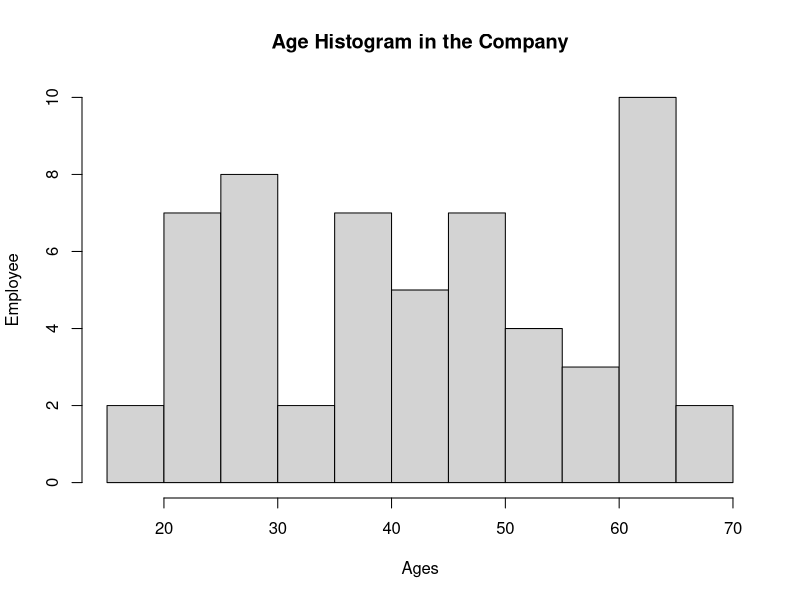
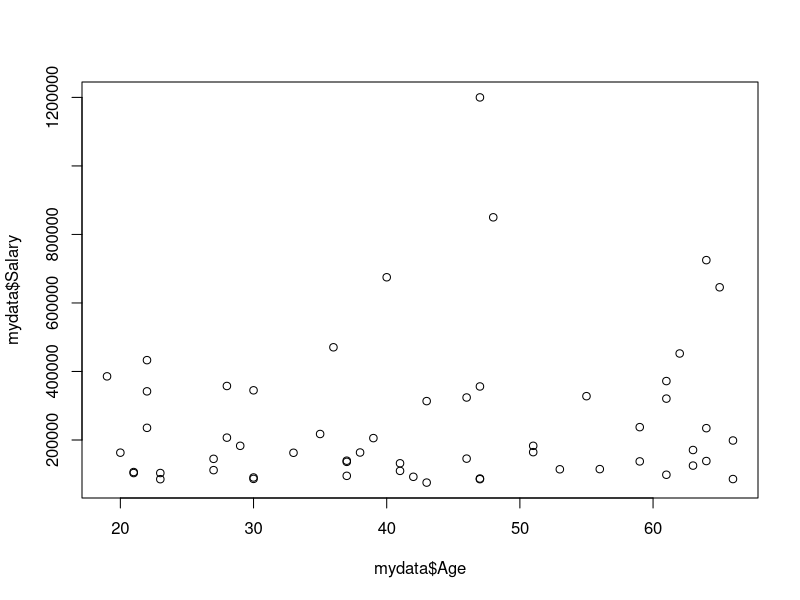

Reproduce these figures in R, in order. (Note: this script raises an error after producing the figures.)
# *********      GRAPHICS IN R    ********** --- 
#R can produce hihg quality graphics
?read.table
?hist #show help about command
?plot 
?ggplot2



# read data from txt file from the worksheet named mysheet
mydata <- read.csv(file = "Resource/data_sample01.txt", header = TRUE, row.names = 1, encoding = "UTF-8", sep = ";", dec = ".", quote = "\"", comment.char = "")

head(mydata) # view few rows to ge feel of the data
str(mydata)

#convert sallary in to numeric
mydata$Salary <- as.numeric(sub('\\$', '', as.character(mydata$Salary)))
mydata$Salary

#frequency of the value
hist(mydata$Age, main = "Age Histogram in the Company", ylab = "Employee", xlab = "Ages")

min(mydata$Age)

#scatter plots of two columns (showing correlation between columns)
plot(mydata$Age, mydata$Salary)

plot(mydata$Position, mydata$Salary)


#corellation between category and numeric col
library(ggplot2)

#which sallary is higher
ggplot(mydata, aes(x = mydata$Gender, fill = Salary)) + geom_bar(width = 0.5)


#plot Sallary grouped by Smoker and Gender

ggplot(mydata, aes(x = Office, fill = Salary)) +

      geom_bar(width = 0.5) +

      facet_wrap( ~ Gender) +

      ggtitle("Salary") +

      xlab("Office") +

      ylab("Salary") +

      labs(fill = "Salary")


#box plot
#1 and 4 line  - first line
# box second and third quartile
boxplot(mydata$Age)


#ggplot2 sample data diamond
head(diamonds)

#qplot(mydata$Age, mydata$Office,data = mydata, colour=mydata$Gender)

qplot(diamonds$carat, diamonds$price,data = diamonds, colour=diamonds$clarity)

#---- 